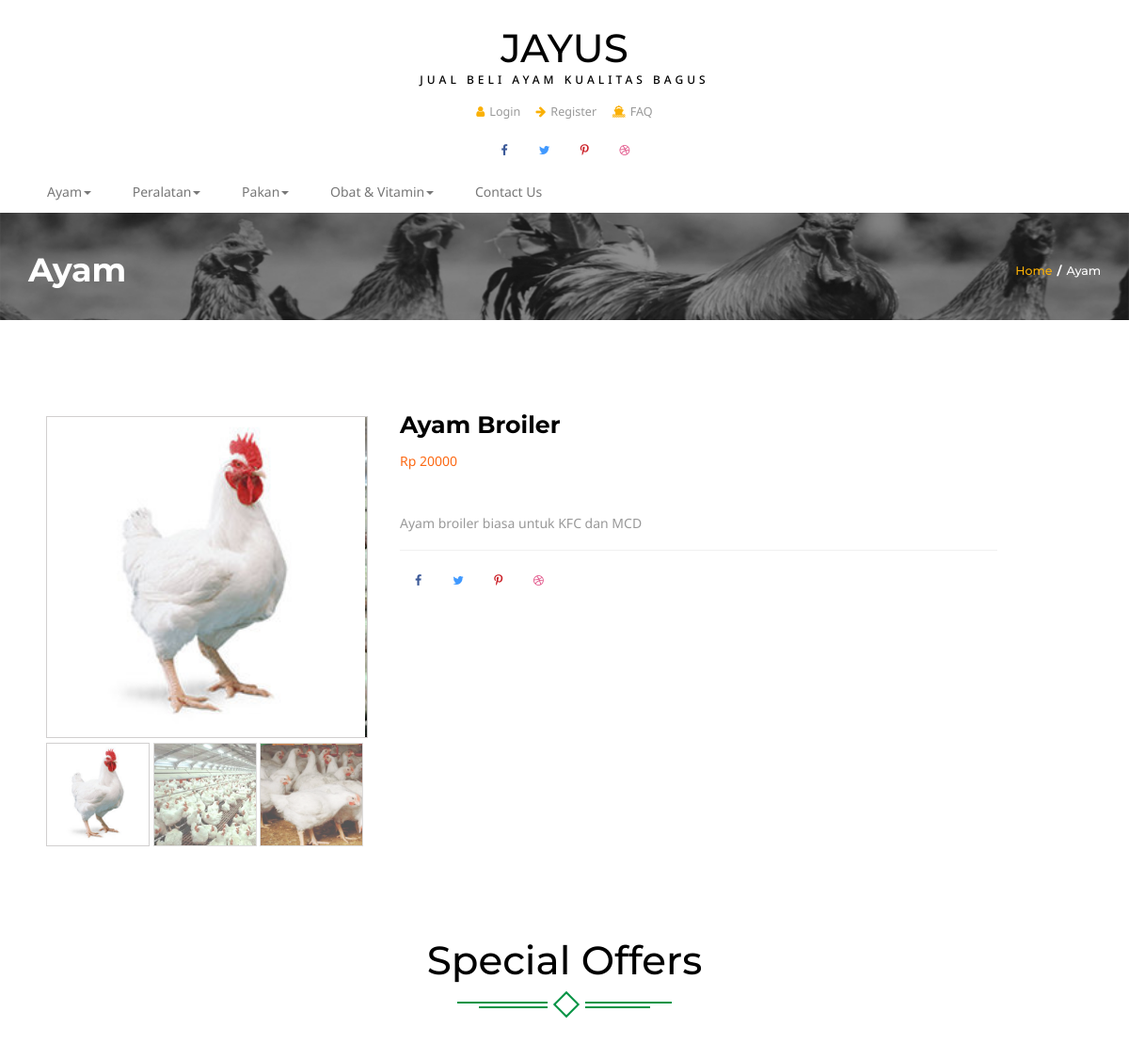
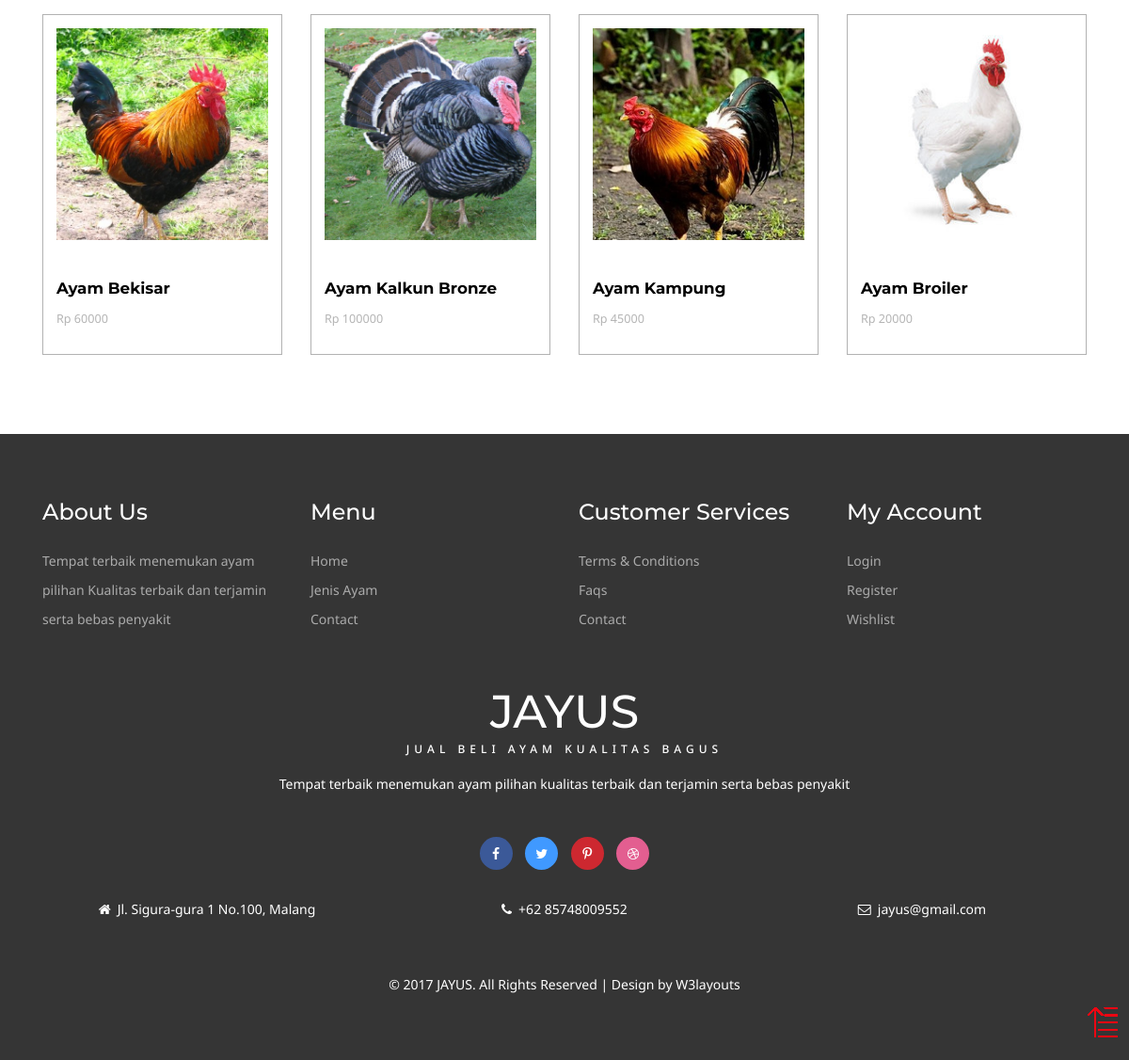
The page /index.php/home/produk/1 on the database its author committed (2 pictures, top to bottom).
### tables this page shows
CREATE TABLE `iklan` (
  `id_iklan` int(11) NOT NULL,
  `id_member` int(11) NOT NULL,
  `judul_iklan` varchar(50) NOT NULL,
  `detail_iklan` varchar(200) NOT NULL,
  `no_hp_iklan` varchar(12) NOT NULL,
  `kategori` varchar(40) NOT NULL,
  `harga` int(12) NOT NULL,
  `status` varchar(20) NOT NULL DEFAULT 'Not Verified',
  `img1` varchar(30) NOT NULL,
  `img2` varchar(30) NOT NULL,
  `img3` varchar(30) NOT NULL
);

### application/controllers/home.php (called while the page is built, shortened)
<?php
class Home extends CI_Controller{
    function __construct(){
        $this->load->model('m_home');
    }
    function produk($id){
        $data = array(
            'id_iklan' => $id
            );
        $this->det['hasil'] = $this->m_home->detailProduk("iklan",$data)->result_array();
        $this->det['all']= $this->m_home->selectIklan('iklan');
        $this->load->view('v_produk', $this->det);
    }
}

### index.php (called while the page is built, shortened)
<?php
require_once BASEPATH.'core/CodeIgniter.php';

### application/models/m_home.php (called while the page is built, shortened)
<?php
class M_home extends CI_Model{
	function selectIklan($table)
	{
		$this->db->order_by('rand()');
    	$this->db->limit(4);
    	$query = $this->db->get_where($table,array('status'=>"Verified"));
    	return $query->result_array();
	}
	function detailProduk($table,$where){
		return $this->db->get_where($table,$where);
	}
}

### application/views/v_produk.php (the view, shortened to what this page needs)
<!DOCTYPE html>
<html>
<head>
<link href="<?php echo base_url('assets/css/bootstrap.css')?>" rel='stylesheet' type='text/css' />
<link href="<?php echo base_url('assets/css/style.css')?>" rel='stylesheet' type='text/css' />
<link rel="stylesheet" href="<?php echo base_url('assets/css/flexslider.css')?>" type="text/css" media="screen" />
<link href="<?php echo base_url('assets/css/font-awesome.css')?>" rel="stylesheet">
</head>
<body>
<?php
	include 'header.php';
?>
<div class="banner-top">
	<div class="container">
	<?php foreach($hasil as $i){
		?>
		<h3 ><?php echo $i['kategori'] ?></h3>
		<h4><a href="index.html">Home</a><label>/</label><?php echo $i['kategori'] ?></h4>
		<div class="clearfix"> </div>
	</div>
</div>
		<div class="single">
			<div class="container">
						<div class="single-top-main">
<div class="col-md-4 single-right-left ">
			<div class="grid images_3_of_2">
				<div class="flexslider">
					<ul class="slides">
						<li data-thumb="<?php echo base_url('assets/')?><?php echo $i['img1'] ?>">
							<div class="thumb-image"> <img src="<?php echo base_url('assets/')?><?php echo $i['img1'] ?>" data-imagezoom="true" class="img-responsive"> </div>
						</li>
						<li data-thumb="<?php echo base_url('assets/')?><?php echo $i['img2'] ?>">
							<div class="thumb-image"> <img src="<?php echo base_url('assets/')?><?php echo $i['img2'] ?>" data-imagezoom="true" class="img-responsive"> </div>
						</li>
					</ul>
				</div>
			</div>
		</div>
			<div class="col-md-7 single-top-left ">
								<div class="single-right">
				<h3><?php echo $i['judul_iklan'] ?></h3>
				 <div class="pr-single">
				  <p class="reduced ">Rp <?php echo $i['harga'] ?></p>
				</div>
				<p class="in-pa"> <?php echo $i['detail_iklan'] ?>
				<ul class="social-top">
					<li><a href="#" class="icon facebook"><i class="fa fa-facebook" aria-hidden="true"></i><span></span></a></li>
					<li><a href="#" class="icon twitter"><i class="fa fa-twitter" aria-hidden="true"></i><span></span></a></li>
					<li><a href="#" class="icon pinterest"><i class="fa fa-pinterest-p" aria-hidden="true"></i><span></span></a></li>
					<li><a href="#" class="icon dribbble"><i class="fa fa-dribbble" aria-hidden="true"></i><span></span></a></li>
				</ul>
			</div>
			</div>
		   <div class="clearfix"> </div>
	   </div>
	</div>
</div>
	<?php } ?>
<div class="content-top offer-w3agile">
	<div class="container ">
			<div class="spec ">
				<h3>Special Offers</h3>
					<div class="ser-t">
						<span><i></i></span>
					</div>
			</div>
						<div class=" con-w3l wthree-of">
						<?php foreach($all as $i){
		?>
							<div class='col-md-3 m-wthree'>
								<div class='col-m'>
										<img src='<?php echo base_url('assets/')?><?php echo $i['img1'] ?>' class='img-responsive' alt=''>
									<div class='mid-1'>
										<div class='women'>
											<h6><b><a href='<?php echo $i['id_iklan'] ?>'><?php echo $i['judul_iklan'] ?></a></b></h6>
										</div>
										<div class='mid-2'>
											<p><em class='item_price'>Rp <?php echo $i['harga'] ?></em></p>
											<div class='clearfix'></div>
										</div>
									</div>
								</div>
							</div>
							<?php } ?>
							<div class="clearfix"></div>
						 </div>
					</div>
				</div>
<?php
	include 'footer.php';
?>
	<a href="#" id="toTop" style="display: block;"> <span id="toTopHover" style="opacity: 1;"> </span></a>
</body>
</html>

### assets/css/flexslider.css (style rules this page uses)
.slides, .slides > li, .flex-control-nav, .flex-direction-nav { margin: 0; padding: 0; list-style: none; }
.flexslider { margin: 0; padding: 0; }
.flexslider .slides > li { display: none; -webkit-backface-visibility: hidden; }
.flexslider .slides img { width: 100%; display: block; }
.flexslider .slides:after { content: "\0020"; display: block; clear: both; visibility: hidden; line-height: 0; height: 0; }
.flexslider { margin: 0 0 10px; background: #ffffff; border: 4px solid #ffffff; position: relative; zoom: 1; -webkit-border-radius: 4px; -moz-border-radius: 4px; border-radius: 4px; -webkit-box-shadow: '' 0 1px 4px rgba(0, 0, 0, 0.2); -moz-box-shadow: '' 0 1px 4px rgba(0, 0, 0, 0.2); -o-box-shadow: '' 0 1px 4px rgba(0, 0, 0, 0.2); box-shadow: '' 0 1px 4px rgba(0, 0, 0, 0.2); }
.flexslider .slides { zoom: 1; }
.flexslider .slides img { height: auto; }

### rows shown on the page
iklan: kategori "Ayam", img1 (picture), img2 (picture), judul_iklan "Ayam Broiler", harga "20000", detail_iklan "Ayam broiler biasa untuk KFC dan MCD"
iklan: img1 (picture), judul_iklan "Ayam Bekisar", harga "60000"
iklan: img1 (picture), judul_iklan "Ayam Kalkun Bronze", harga "100000"
iklan: img1 (picture), judul_iklan "Ayam Kampung", harga "45000"
